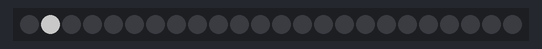
Bench run of a sketch on a simulated Arduino Uno, built with avr-gcc and run on an emulated ATmega328P. On the bench: 24 RGB LEDs in strip order, left to right. Dim RGB values are drawn brighter than linear.

Above: at 0.13 s.
At 1.04 s:
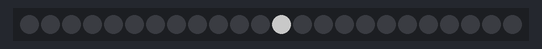
At 2.04 s:
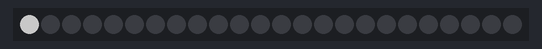

The sketch:

04_Moving_dot.ino
```cpp
// Include FastLED library by Daniel Garcia
#include <FastLED.h>

// Common naming from FastLED demos
#define DATA_PIN 9
#define NUM_LEDS 24

// Array of led data
CRGB leds[NUM_LEDS];

void setup() {
	// 8mm Neopixel pins are WS2812B chipset, RGB ordering
	FastLED.addLeds<WS2812B, DATA_PIN, GRB>(leds, NUM_LEDS);
	FastLED.setBrightness(100);
	FastLED.clear();
}

// How many pulses per minute
uint8_t bpm = 30;

void loop() {
	EVERY_N_MILLIS(5) {
		// Clear strip
		FastLED.clear();

		// beat8(x) returns a number from 0 to 255, looping x times per minute
		uint8_t pos = beat8(bpm);

		// Convert the position to an index for the LED on our strip
		uint8_t led = map8(pos,0,NUM_LEDS-1);
		leds[led] = CRGB::White;
		FastLED.show();
	}
}
```

Measured:
- by itself, everything shown: repeats every 2.0 s, in 24 steps
